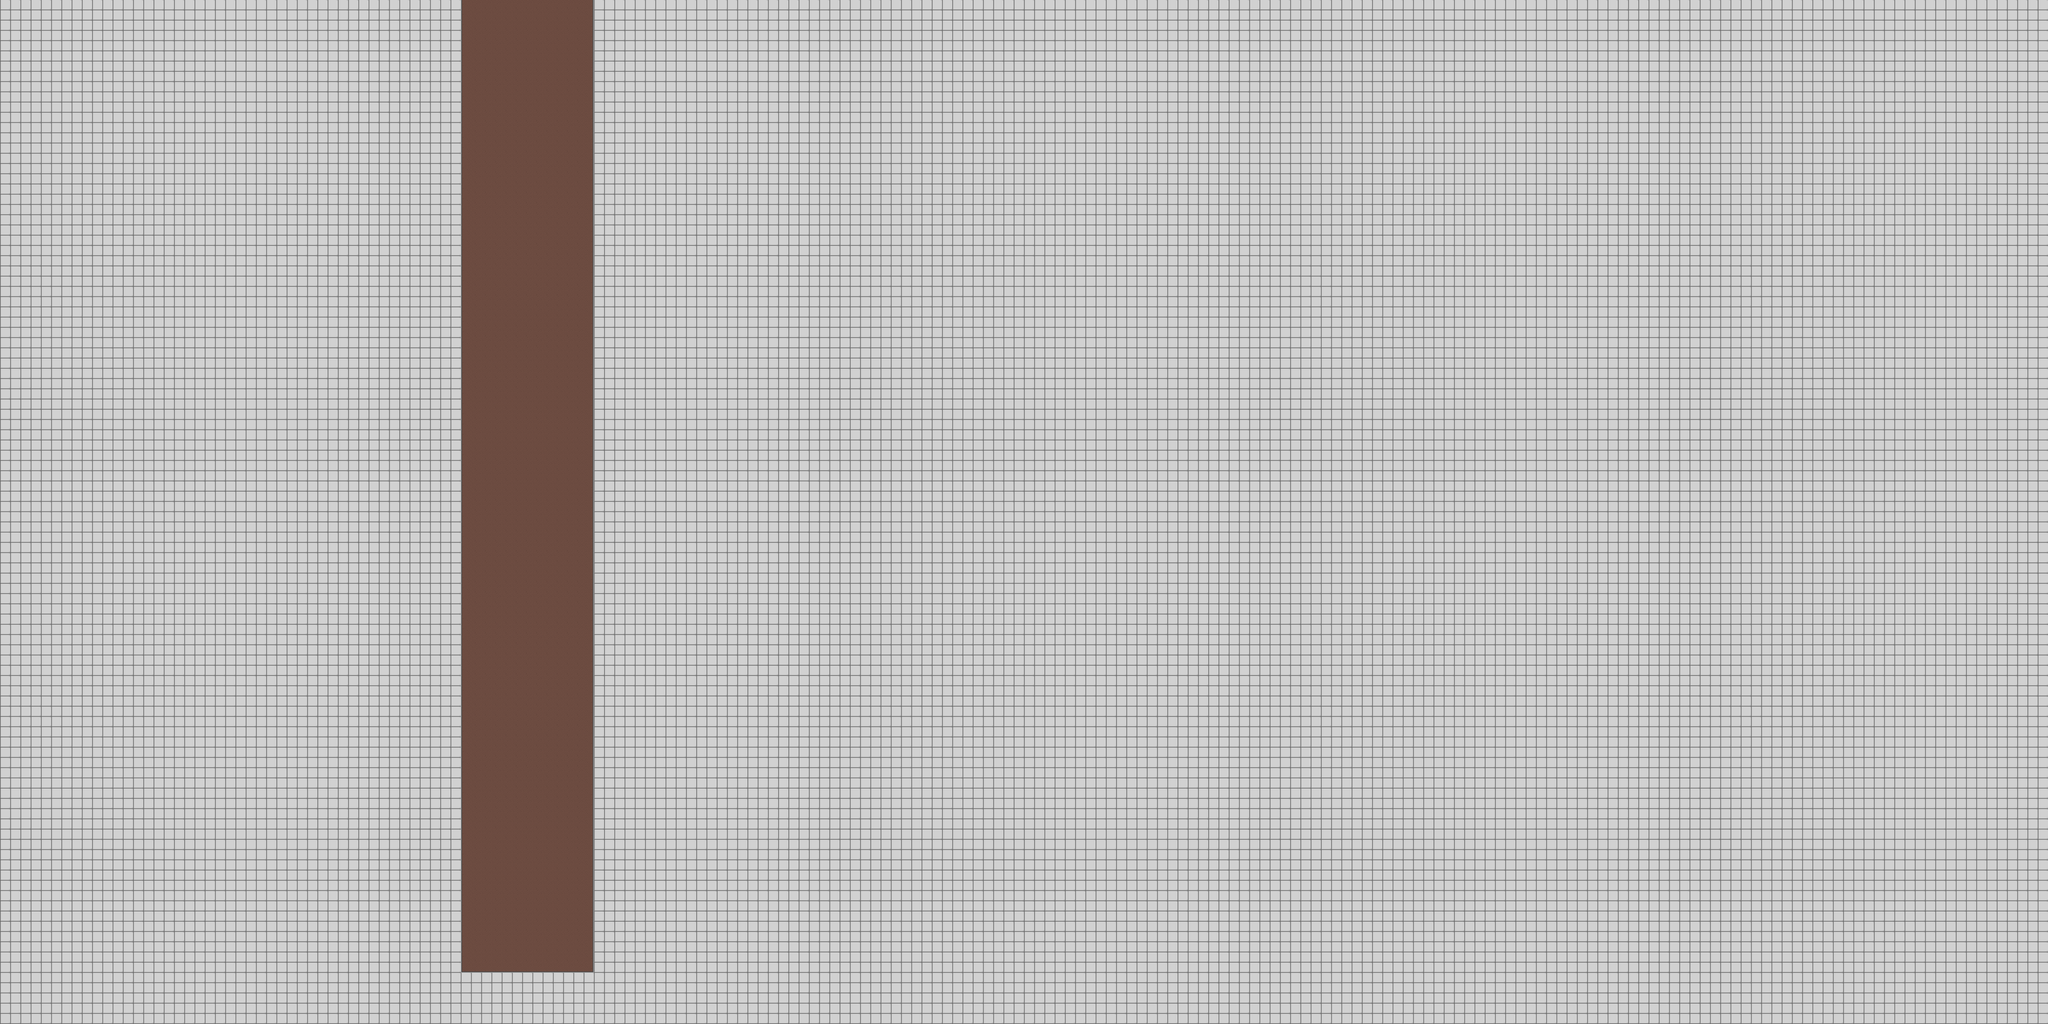

Below is a game level as drawn by its tile map, then a one-line description and the .tmx that defines it (tile-layer data replaced by summaries):
An orthogonal 200x100 tile map with 32x32 px tiles, 1 tile layer (Tile Layer 1).

<map version="1.9" tiledversion="1.9.2" orientation="orthogonal" renderorder="right-down" width="200" height="100" tilewidth="32" tileheight="32" infinite="0" nextlayerid="2" nextobjectid="1">
 <tileset firstgid="1" source="tiles.tsx" />
 <layer id="1" name="Tile Layer 1" width="200" height="100">
  <data>[20000 cells, 20000 non-empty, 7 distinct tile ids]</data>
 </layer>
</map>